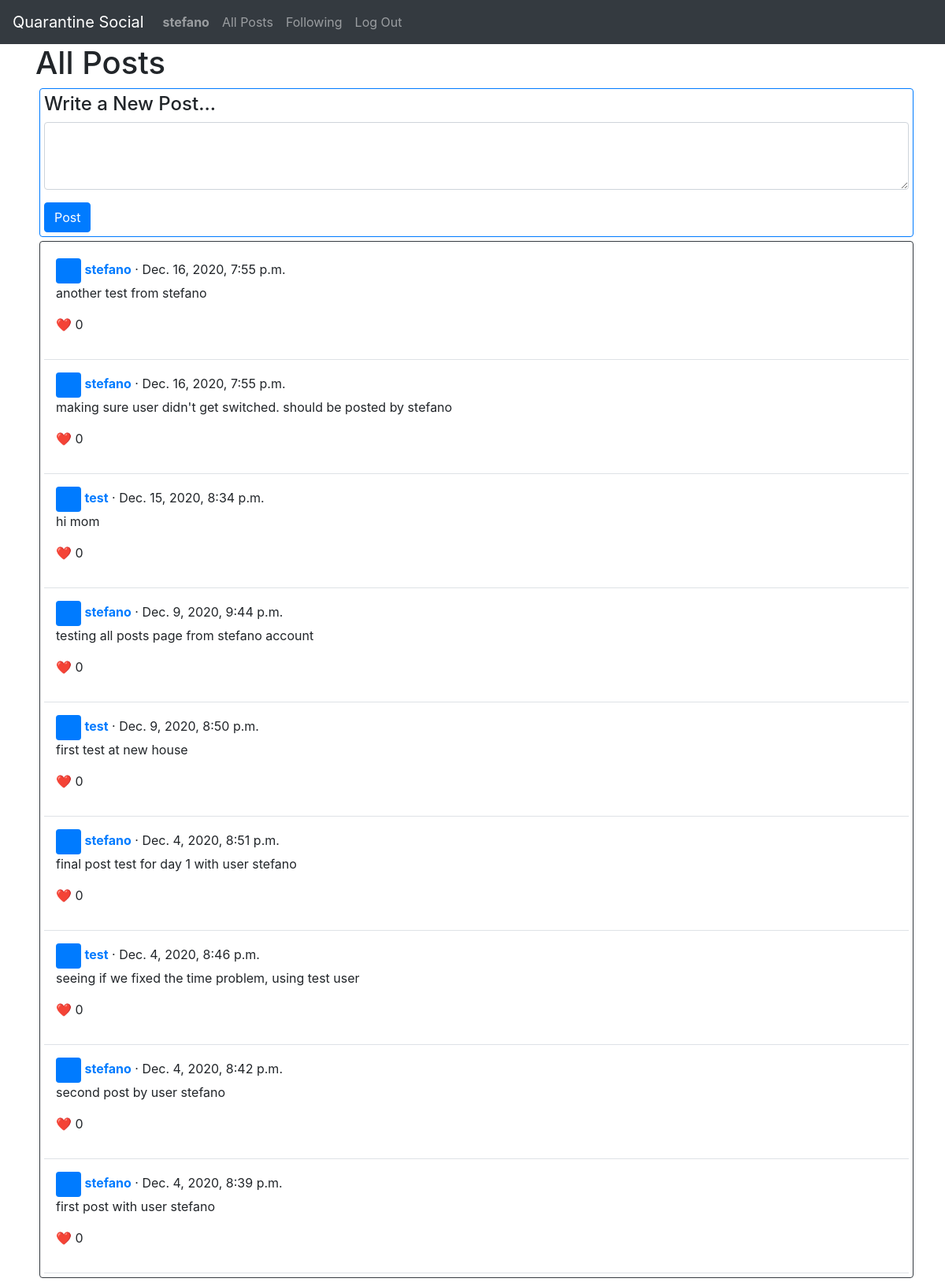
Screenshot of / (signed in) with the database file from the repository.
### network/models.py (models this page shows)
class User(AbstractUser):
    num_following = models.IntegerField(default=0)
    num_followers = models.IntegerField(default=0)

class Post(models.Model):
    author = models.ForeignKey(User, on_delete=models.CASCADE)
    content = models.TextField()
    post_date = models.DateTimeField(default=timezone.now)
    num_likes = models.IntegerField(default=0)

### network/views.py (the view)
# urls.py: path("", views.index, name="index"),
def index(request):
    all_posts = Post.objects.all()
    return render(request, "network/index.html", {
        "all_posts": all_posts.order_by('-post_date')
    })

### network/templates/network/index.html (shortened to what this page needs)
{% extends "network/layout.html" %}
{% load static %}
{% block body %}
<div class="container">
    {% if user.is_authenticated %}
    <h1>All Posts</h1>
    <div class="container border border-primary rounded pst">
        <h4>Write a New Post...</h4>
        <form action="{% url 'new_post' %}" method="post">
            <div class="form-group">
                <textarea class="form-control" name="content" rows="3"></textarea>
            </div>
            <input class="btn btn-primary" type="submit" value="Post">
        </form>
    </div>
    <div class="container border border-dark rounded pst">
    {% for post in all_posts %}
        <div class="d-flex pt-3">
            <div class="pb-3 mb-0 medium lh-sm border-bottom w-100">
                <div class="container">
                    <svg class="bd-placeholder-img flex-shrink-0 me-2 rounded" width="32" height="32" xmlns="http://www.w3.org/2000/svg" role="img" aria-label="Placeholder: 32x32" preserveAspectRatio="xMidYMid slice" focusable="false">
                        <text x="90%" y="50%" fill="#007bff" dy=".3em">32x32</text>
                    </svg>
                    <strong class="text-gray-dark"><a href="{% url 'profile' username=post.author %}">{{ post.author }}</a></strong>
                    <span> · {{ post.post_date }}</span>
                    <p>{{ post.content }}</p>
                    <p>❤️  {{ post.num_likes }}</p>
                </div>
            </div>
        </div>
    {% endfor %}
    </div>
    {% endif %}
</div>
{% endblock %}

### network/templates/network/layout.html (shortened to what this page needs)
{% load static %}
<!DOCTYPE html>
<html lang="en">
    <head>
        <link rel="stylesheet" href="https://stackpath.bootstrapcdn.com/bootstrap/4.4.1/css/bootstrap.min.css">
        <link href="{% static 'network/styles.css' %}" rel="stylesheet">
    </head>
    <body>
        <nav class="navbar navbar-expand-lg navbar-dark bg-dark">
            <a class="navbar-brand" href="{% url 'index' %}">Quarantine Social</a>
            <div>
              <ul class="navbar-nav mr-auto">
                {% if user.is_authenticated %}
                    <li class="nav-item">
                        <a class="nav-link" href="{% url 'profile' username=user.username %}"><strong>{{ user.username }}</strong></a>
                    </li>
                    <li class="nav-item">
                        <a class="nav-link" href="{% url 'index' %}">All Posts</a>
                      </li>
                    <li class="nav-item">
                        <a class="nav-link" href="#">Following</a>
                    </li>
                    <li class="nav-item">
                        <a class="nav-link" href="{% url 'logout' %}">Log Out</a>
                    </li>
                {% endif %}
              </ul>
            </div>
          </nav>
        <div class="body">
            {% block body %}
            {% endblock %}
        </div>
    </body>
</html>

### network/static/network/styles.css (style rules this page uses)
.pst { margin: 5px; padding: 5px; }

### rows the page displays
User: username "stefano"
Post: author "stefano", post_date "Dec. 16, 2020, 7:55 p.m.", content "another test from stefano", num_likes "0"
Post: author "stefano", post_date "Dec. 16, 2020, 7:55 p.m.", content "making sure user didn't get switched. should be posted by stefano", num_likes "0"
Post: author "test", post_date "Dec. 15, 2020, 8:34 p.m.", content "hi mom", num_likes "0"
Post: author "stefano", post_date "Dec. 9, 2020, 9:44 p.m.", content "testing all posts page from stefano account", num_likes "0"
Post: author "test", post_date "Dec. 9, 2020, 8:50 p.m.", content "first test at new house", num_likes "0"
Post: author "stefano", post_date "Dec. 4, 2020, 8:51 p.m.", content "final post test for day 1 with user stefano", num_likes "0"
Post: author "test", post_date "Dec. 4, 2020, 8:46 p.m.", content "seeing if we fixed the time problem, using test user", num_likes "0"
Post: author "stefano", post_date "Dec. 4, 2020, 8:42 p.m.", content "second post by user stefano", num_likes "0"
Post: author "stefano", post_date "Dec. 4, 2020, 8:39 p.m.", content "first post with user stefano", num_likes "0"
